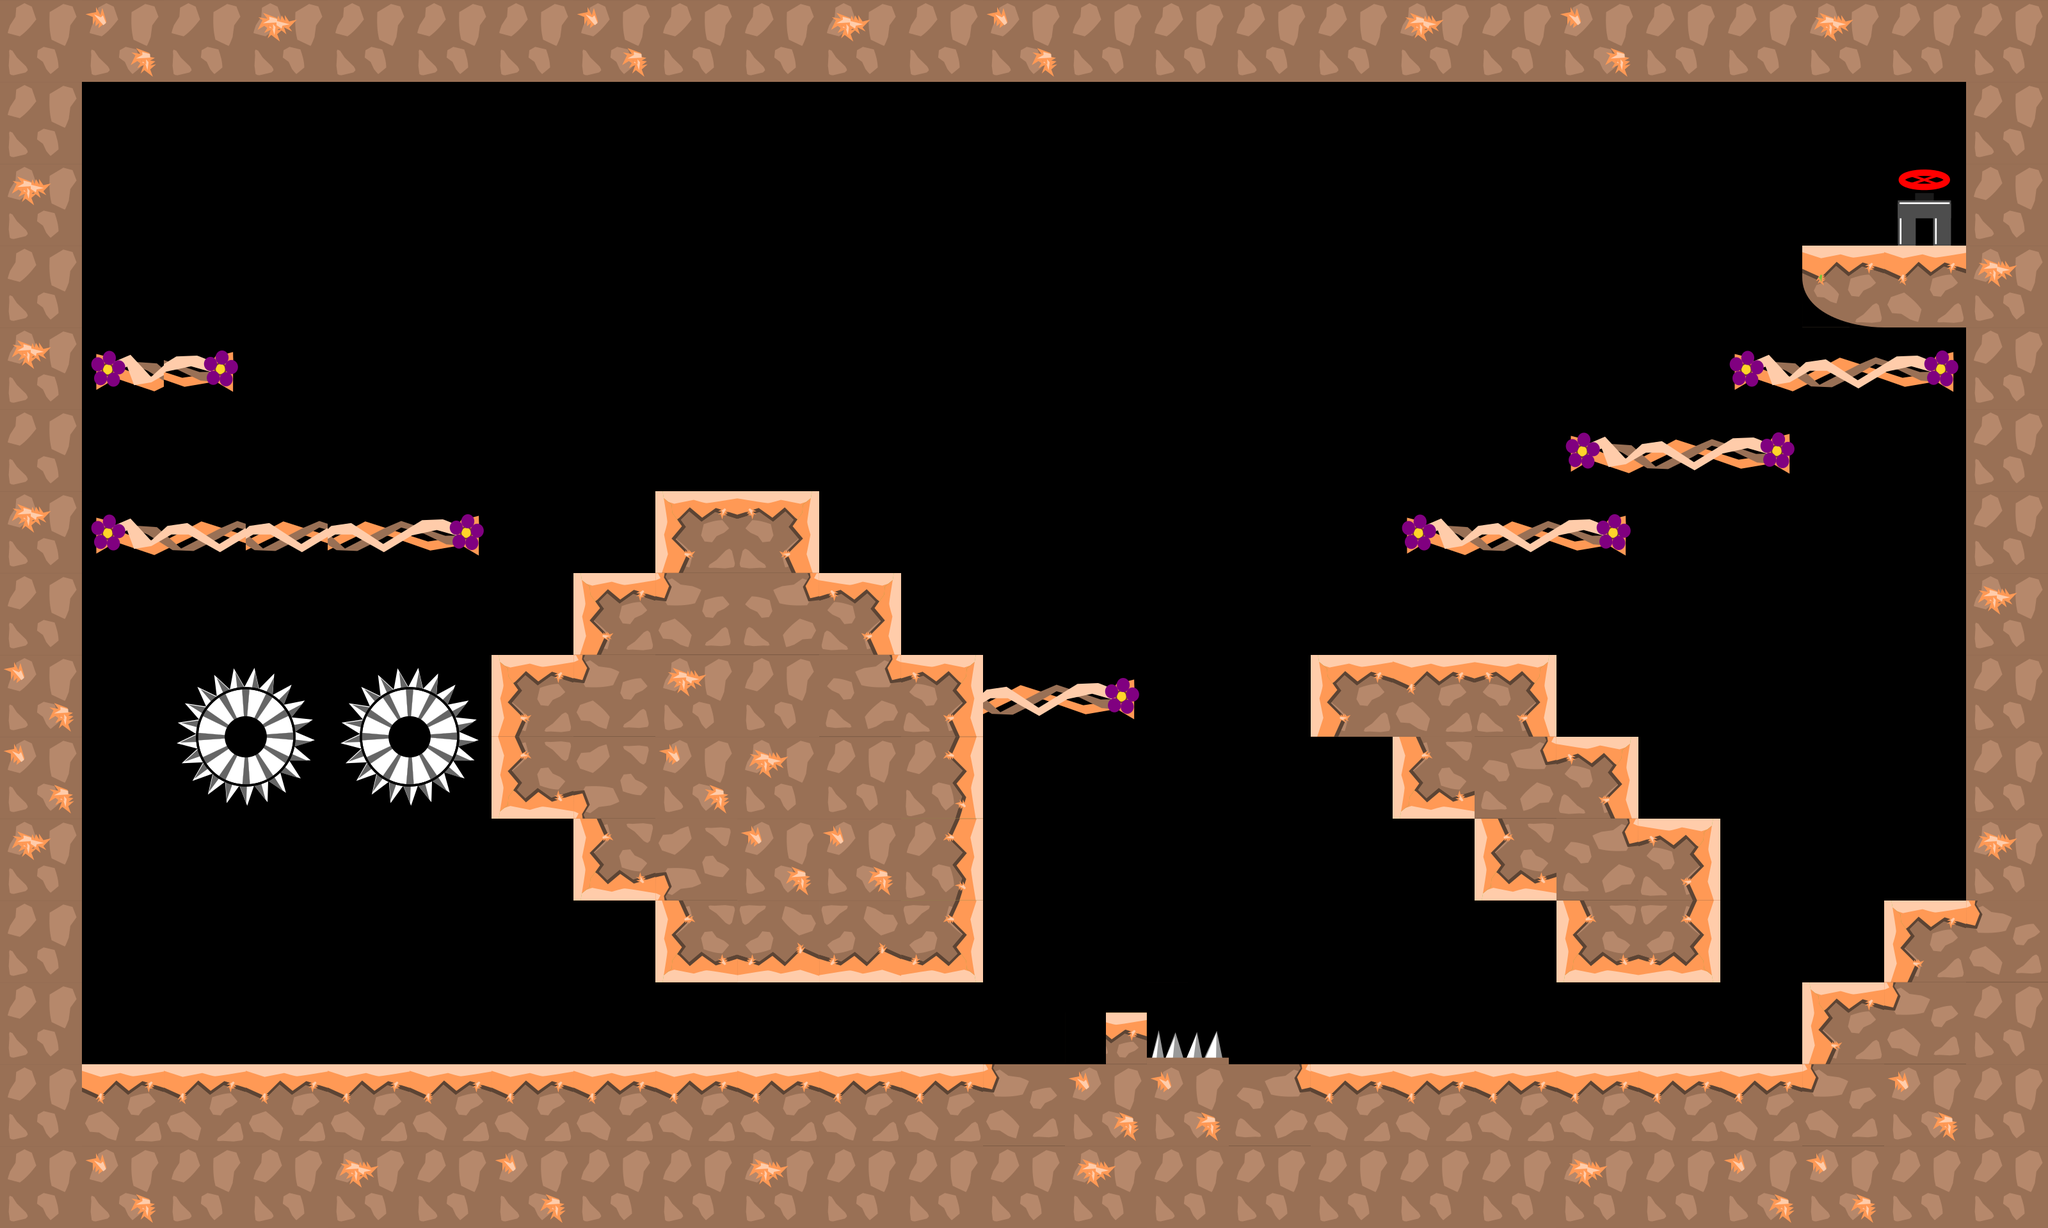

This is a level from a 2D game, rendered from its Tiled map with the project's own tilesets. A one-line summary and the map file follow, with tile-layer data summarised:
An orthogonal 25x15 tile map with 128x128 px tiles, 2 tile layers (graphics, oil), 5 tilesets and 39 objects.

<map version="1.0" tiledversion="1.1.1" orientation="orthogonal" renderorder="right-down" width="25" height="15" tilewidth="128" tileheight="128" infinite="0" nextobjectid="221">
 <tileset firstgid="1" source="tiles_128x128.tsx" />
 <tileset firstgid="37" source="tiles_oil_128x128.tsx" />
 <tileset firstgid="77" source="tiles_128x128_green.tsx" />
 <tileset firstgid="113" source="tiles_128x128_orange.tsx" />
 <tileset firstgid="149" source="tiles_128x128_vines.tsx" />
 <layer name="graphics" width="25" height="15">
  <data>[375 cells, 171 non-empty, 25 distinct tile ids]</data>
 </layer>
 <layer name="oil" width="25" height="15">
  <data>[375 cells, 0 non-empty, 0 distinct tile ids]</data>
 </layer>
 <objectgroup name="blocks">
  <object id="2" x="3072" y="4" width="112" height="1696" />
  <object id="3" x="64" y="52" width="64" height="1684" />
  <object id="4" x="8" y="4" width="3172" height="120" />
  <object id="127" x="8" y="1664" width="3196" height="248.002" />
  <object id="183" x="2944" y="1408" width="128" height="256" />
  <object id="189" x="2816" y="384" width="256" height="128" />
  <object id="201" x="1024" y="1024" width="512" height="512" />
  <object id="202" x="896" y="896" width="512" height="128" />
  <object id="203" x="1024" y="768" width="256" height="128" />
  <object id="204" x="2048" y="1024" width="384" height="128" />
  <object id="205" x="2432" y="1152" width="128" height="384" />
  <object id="206" x="2560" y="1280" width="128" height="256" />
  <object id="210" x="2816" y="1536" width="128" height="128" />
  <object id="214" x="768" y="1024" width="256" height="256" />
  <object id="215" x="896" y="1280" width="128" height="128" />
  <object id="216" x="2304" y="1280" width="128" height="128" />
  <object id="218" x="2176" y="1152" width="128" height="128" />
  <object id="220" x="1728" y="1585.33" width="64" height="78.6667" />
 </objectgroup>
 <objectgroup name="switch" />
 <objectgroup name="levelEndBlock" />
 <objectgroup name="slope" />
 <objectgroup name="passBlock">
  <object id="105" x="165.622" y="817.254" width="571.697" height="46" />
  <object id="165" x="144.289" y="561.254" width="215.697" height="46" />
  <object id="197" x="1558.17" y="1070.16" width="209.515" height="46" />
  <object id="198" x="2205.17" y="816.163" width="317.03" height="46" />
  <object id="199" x="2466.17" y="685.163" width="317.03" height="46" />
  <object id="200" x="2716.83" y="558.496" width="317.03" height="46" />
 </objectgroup>
 <objectgroup name="flowers">
  <object id="74" x="1117.58" y="636.49" width="69.697" height="69.697">
   <ellipse />
  </object>
  <object id="76" x="215.515" y="432.247" width="69.697" height="69.697">
   <ellipse />
  </object>
  <object id="80" x="2691.77" y="395.156" width="69.697" height="69.697">
   <ellipse />
  </object>
  <object id="83" x="652.489" y="674.671" width="69.697" height="69.697">
   <ellipse />
  </object>
  <object id="112" x="2529.71" y="568.853" width="69.697" height="69.697">
   <ellipse />
  </object>
  <object id="114" x="2561.71" y="1002.79" width="69.697" height="69.697">
   <ellipse />
  </object>
  <object id="141" x="1890.12" y="873.582" width="69.697" height="69.697">
   <ellipse />
  </object>
  <object id="143" x="2464.49" y="1566" width="69.697" height="69.697">
   <ellipse />
  </object>
  <object id="144" x="2273.21" y="609.946" width="69.697" height="69.697">
   <ellipse />
  </object>
  <object id="195" x="1536.86" y="873.588" width="69.697" height="69.697">
   <ellipse />
  </object>
  <object id="196" x="2930.8" y="1282.68" width="69.697" height="69.697">
   <ellipse />
  </object>
  <object id="212" x="1764.12" y="1287.58" width="69.697" height="69.697">
   <ellipse />
  </object>
 </objectgroup>
 <objectgroup name="end">
  <object id="44" x="2958.67" y="275.82" width="93" height="95">
   <ellipse />
  </object>
 </objectgroup>
 <objectgroup name="pushBlocks" />
 <objectgroup name="damage">
  <object id="217" x="275.758" y="1042.42" width="469.697" height="206.061" />
  <object id="219" x="1806.06" y="1609.09" width="101.212" height="33.3333" />
 </objectgroup>
 <objectgroup name="warp_a" />
 <objectgroup name="warp_b" />
</map>
